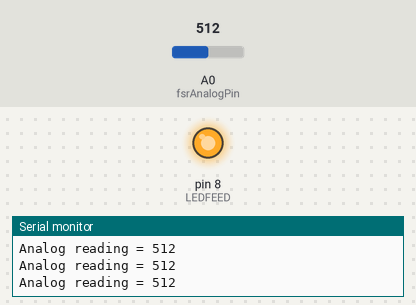
The sketch below on a simulated Arduino Uno, built with avr-gcc and run on an emulated ATmega328P. On the bench: output pins drawn as LEDs (lit = HIGH), the last lines printed to the serial monitor. The test bench sets the inputs (shaded band); at power-on: A0 (fsrAnalogPin) = 512.

Above: at 1.2 s.
1.3 s: A0 (fsrAnalogPin) set to 319
2.8 s: A0 (fsrAnalogPin) set to 293
At 3.6 s:
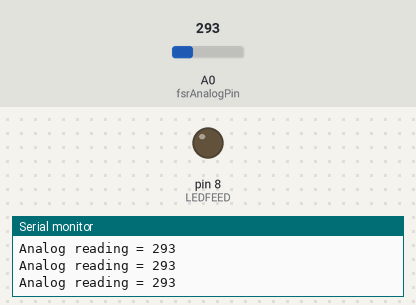
4.3 s: A0 (fsrAnalogPin) set to 306
At 5.0 s:
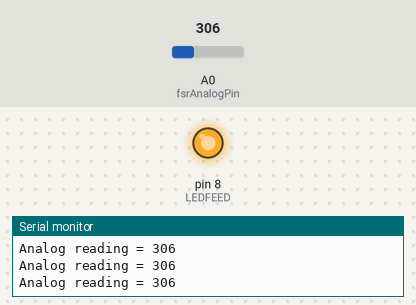
5.8 s: A0 (fsrAnalogPin) set to 290
At 6.4 s:
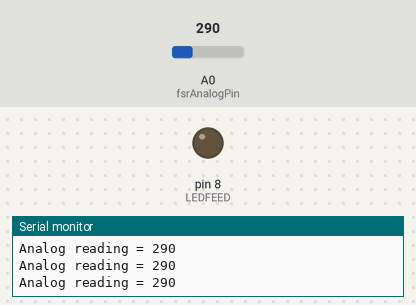
Timing chart, 0 to 8.3 s (numbered marks = the images above; inputs shaded):
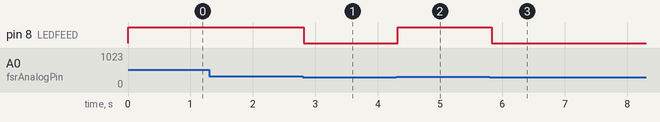

The sketch:

pressure-Sensor.ino
```cpp
/* FSR testing sketch.

Connect one end of FSR to 5V, the other end to Analog 0.
Then connect one end of a 10K resistor from Analog 0 to ground
Connect LED from pin 11 through a resistor to ground

For more information see www.ladyada.net/learn/sensors/fsr.html */

int fsrAnalogPin = 0; // FSR is connected to analog 0
int fsrReading;      // the analog reading from the FSR resistor divider
int LEDFEED = 8;    //Led Light on/off


void setup(void) {
  Serial.begin(9600);   // We'll send debugging information via the Serial monitor
  pinMode(LEDFEED, OUTPUT); //Set LED pin as output
}

void loop(void) {
  fsrReading = analogRead(fsrAnalogPin);
  Serial.print("Analog reading = ");
  Serial.println(fsrReading);

  if (fsrReading >300) {
    digitalWrite(LEDFEED, HIGH);//turn D8 "On"
  }
  else {
    digitalWrite(LEDFEED, LOW);//turn D8 "Off"
  }
  delay (100);
}
```

Measured:
- the behaviour switches between 301 and 300 on A0 (fsrAnalogPin) (found by bisection; images 0 and 1)
- after the input at 2.8 s, pin 8 (LEDFEED): HIGH → LOW at once
- after the input at 4.3 s, pin 8 (LEDFEED): LOW → HIGH at once
- after the input at 5.8 s, pin 8 (LEDFEED): HIGH → LOW at once
